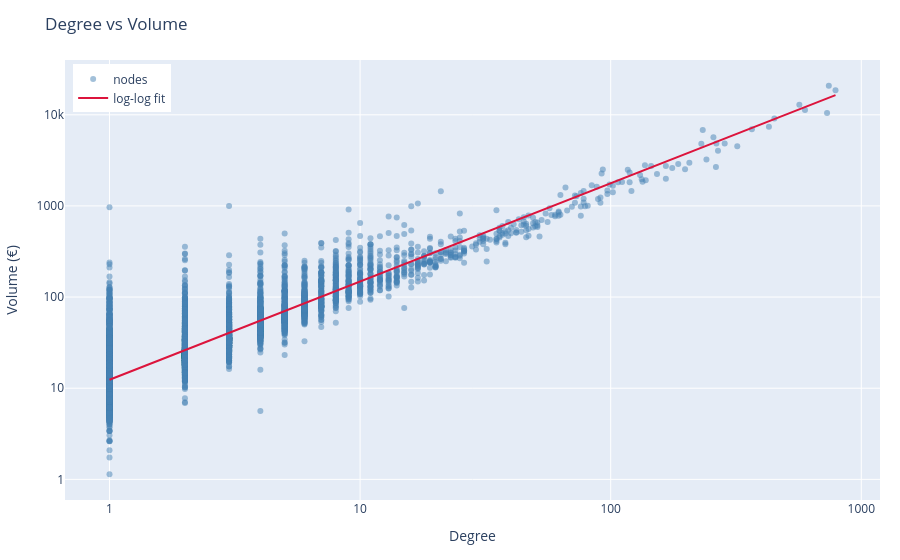

Notebook source saved alongside this figure:
### Code cell
# Plotting

# prepare fit line
x_line = np.logspace(np.log10(pos["degree"].min()), np.log10(pos["degree"].max()), 200)
y_line = 10 ** (intercept + slope * np.log10(x_line))

# main traces
scatter = go.Scatter(
    x=pos["degree"],
    y=pos["volume"],
    mode="markers",
    marker=dict(size=6, color="steelblue", opacity=0.5),
    name="nodes",
    hovertemplate="%{text}<br>Degree: %{x}<br>Volume: €%{y:,.0f}",
    text=pos.index
)

fit_line = go.Scatter(
    x=x_line,
    y=y_line,
    mode="lines",
    line=dict(color="crimson", width=2),
    name="log-log fit"
)

# annotations for top entities
annotations = []
top_entities = [entity for entity, _ in top5]

for node in top_entities:
    x = metrics.loc[node, "degree"]
    y = metrics.loc[node, "volume"]
    annotations.append(
        dict(
            x=x,
            y=y,
            text=node,
            showarrow=True,
            arrowhead=2,
            ax=10,
            ay=-10,
            font=dict(size=10),
        )
    )

fig = go.Figure(data=[scatter, fit_line])
fig.update_layout(
    title="Degree VS Volume",
    xaxis=dict(title="Degree", type="log"),
    yaxis=dict(title="Volume (€)", type="log"),
    annotations=annotations,
    legend=dict(yanchor="top", y=0.99, xanchor="left", x=0.01),
    margin=dict(l=60, r=20, t=60, b=60)
)

fig.update_layout(
    title="Degree vs Volume",
    
    xaxis=dict(
        title="Degree",
        type="log",
        dtick=1,              # only 10^n ticks → 1, 10, 100, 1000
        tickformat=".0f"      # show full numbers instead of scientific notation
    ),
    
    yaxis=dict(
        title="Volume (€)",
        type="log",
        dtick=1,
        # tickformat=".0f"
    ),

    annotations=annotations,
    legend=dict(yanchor="top", y=0.99, xanchor="left", x=0.01),
    margin=dict(l=60, r=20, t=60, b=60)
)

fig.update_xaxes(showgrid=True, gridwidth=1)
fig.update_yaxes(showgrid=True, gridwidth=1)

fig.show()

### Figure 1 — Plotly figure (JSON) as saved in the notebook; plotly's stock layout.template omitted (floating-point values rounded to 4 significant figures; data arrays with more than 128 entries replaced by an {"elided": "..."} marker saying what was removed)
{"data": [{"hovertemplate": "%{text}<br>Degree: %{x}<br>Volume: €%{y:,.0f}", "marker": {"color": "steelblue", "opacity": 0.5, "size": 6}, "mode": "markers", "name": "nodes", "text": {"elided": "10161 str values"}, "type": "scatter", "x": {"elided": "10161 int values"}, "y": {"elided": "10161 float values"}}, {"line": {"color": "crimson", "width": 2}, "mode": "lines", "name": "log-log fit", "type": "scatter", "x": {"elided": "200 float values"}, "y": {"elided": "200 float values"}}], "layout": {"annotations": [{"arrowhead": 2, "ax": 10, "ay": -10, "font": {"size": 10}, "showarrow": true, "text": "Unidade Local de Saúde de São José, E. P. E.", "x": 789, "y": 18570.0}, {"arrowhead": 2, "ax": 10, "ay": -10, "font": {"size": 10}, "showarrow": true, "text": "Santa Casa da Misericórdia de Lisboa", "x": 742, "y": 20830.0}, {"arrowhead": 2, "ax": 10, "ay": -10, "font": {"size": 10}, "showarrow": true, "text": "Instituto Português de Oncologia de Lisboa Francisco Gentil, E. P. E.", "x": 730, "y": 10460.0}, {"arrowhead": 2, "ax": 10, "ay": -10, "font": {"size": 10}, "showarrow": true, "text": "Unidade Local de Saúde de Santa Maria, E. P. E.", "x": 596, "y": 11270.0}, {"arrowhead": 2, "ax": 10, "ay": -10, "font": {"size": 10}, "showarrow": true, "text": "Município de Sintra", "x": 566, "y": 12850.0}], "legend": {"x": 0.01, "xanchor": "left", "y": 0.99, "yanchor": "top"}, "margin": {"b": 60, "l": 60, "r": 20, "t": 60}, "title": {"text": "Degree vs Volume"}, "xaxis": {"dtick": 1, "gridwidth": 1, "showgrid": true, "tickformat": ".0f", "title": {"text": "Degree"}, "type": "log"}, "yaxis": {"dtick": 1, "gridwidth": 1, "showgrid": true, "title": {"text": "Volume (€)"}, "type": "log"}}}
